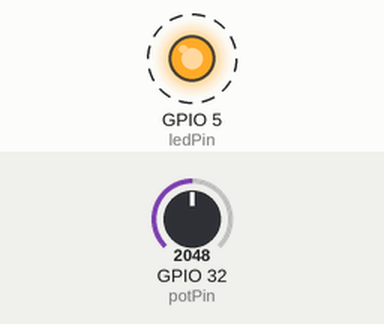
A sketch run on a simulated ESP32. Shown: output pins drawn as LEDs (lit = HIGH). Dashed ring = blinking. The inputs (shaded band) are chosen by the test bench; at power-on: GPIO 32 (potPin) = 2048.

Above: at 1.25 s.
1.3 s: GPIO 32 (potPin) set to 0
At 1.8 s:
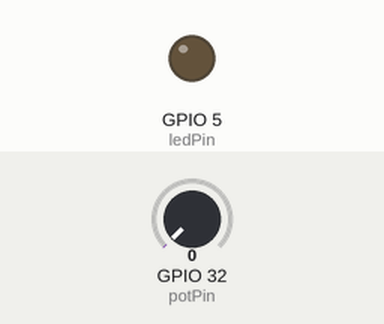
2.8 s: GPIO 32 (potPin) set to 491
At 3.2 s:
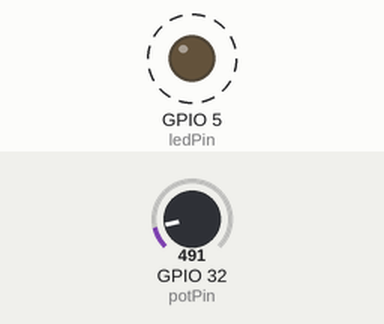
Timing chart, 0 to 11.8 s (numbered marks = the images above; inputs shaded):
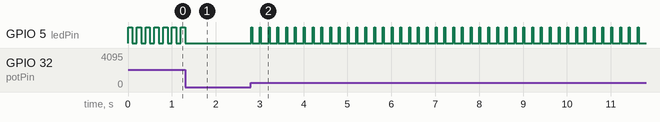

The sketch:

pwmcontrolcrucero.ino
```cpp
// Pines
const int potPin = 32;     // Pin del potenciómetro (entrada analógica)
const int ledPin =5;     // Pin del LED

void setup() {
  pinMode(potPin, INPUT);    // Configurar el pin del potenciómetro como entrada
  pinMode(ledPin, OUTPUT);   // Configurar el pin del LED como salida
}

void loop() {
  int potValue = analogRead(potPin); // Leer el valor del potenciómetro (rango 0-4095)

  // Mapear el valor del potenciómetro a la duración del tiempo de encendido y apagado
  int onTime = map(potValue, 0, 4095, 0, 200);  // Tiempo encendido de 0 ms a 50 ms
  int offTime = map(potValue, 0, 4095, 200, 0); // Tiempo apagado de 50 ms a 0 ms

  // Encender el LED
  digitalWrite(ledPin, HIGH);
  delay(onTime); // Espera por el tiempo encendido

  // Apagar el LED
  digitalWrite(ledPin, LOW);
  delay(offTime); // Espera por el tiempo apagado
}
```

Measured:
- after the input at 1.3 s, GPIO 5 (ledPin): goes on until 1.3 s, then stays LOW
- after the input at 2.8 s, GPIO 5 (ledPin): alternates HIGH for 0.02 s and LOW for 0.18 s, starting at once
- by itself, GPIO 5 (ledPin): alternates HIGH for 0.10 s and LOW for 0.10 s
